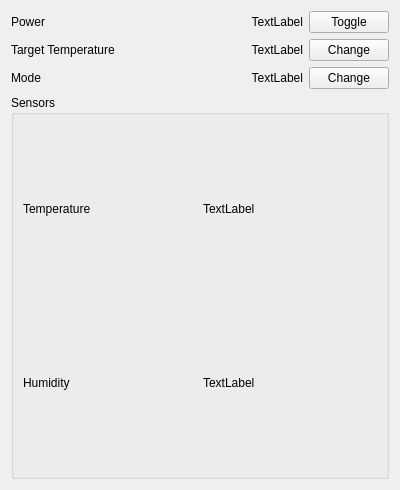
<?xml version="1.0" encoding="UTF-8"?>
<ui version="4.0">
 <class>AirconPage</class>
 <widget class="QWidget" name="AirconPage">
  <property name="windowModality">
   <enum>Qt::WindowModality::ApplicationModal</enum>
  </property>
  <property name="geometry">
   <rect>
    <x>0</x>
    <y>0</y>
    <width>400</width>
    <height>490</height>
   </rect>
  </property>
  <property name="windowTitle">
   <string>Form</string>
  </property>
  <layout class="QVBoxLayout" name="verticalLayout" stretch="0,0,0,1">
   <item>
    <layout class="QHBoxLayout" name="horizontalLayout">
     <item>
      <widget class="QLabel" name="label">
       <property name="text">
        <string>Power</string>
       </property>
      </widget>
     </item>
     <item>
      <widget class="QLabel" name="lblPower">
       <property name="text">
        <string>TextLabel</string>
       </property>
       <property name="alignment">
        <set>Qt::AlignmentFlag::AlignRight|Qt::AlignmentFlag::AlignTrailing|Qt::AlignmentFlag::AlignVCenter</set>
       </property>
      </widget>
     </item>
     <item>
      <widget class="QPushButton" name="btnPower">
       <property name="sizePolicy">
        <sizepolicy hsizetype="Maximum" vsizetype="Fixed">
         <horstretch>0</horstretch>
         <verstretch>0</verstretch>
        </sizepolicy>
       </property>
       <property name="text">
        <string>Toggle</string>
       </property>
      </widget>
     </item>
    </layout>
   </item>
   <item>
    <layout class="QHBoxLayout" name="horizontalLayout_2">
     <item>
      <widget class="QLabel" name="label_2">
       <property name="text">
        <string>Target Temperature</string>
       </property>
      </widget>
     </item>
     <item>
      <widget class="QLabel" name="lblTgtTemp">
       <property name="text">
        <string>TextLabel</string>
       </property>
       <property name="alignment">
        <set>Qt::AlignmentFlag::AlignRight|Qt::AlignmentFlag::AlignTrailing|Qt::AlignmentFlag::AlignVCenter</set>
       </property>
      </widget>
     </item>
     <item>
      <widget class="QPushButton" name="btnTgtTemp">
       <property name="sizePolicy">
        <sizepolicy hsizetype="Maximum" vsizetype="Fixed">
         <horstretch>0</horstretch>
         <verstretch>0</verstretch>
        </sizepolicy>
       </property>
       <property name="text">
        <string>Change</string>
       </property>
      </widget>
     </item>
    </layout>
   </item>
   <item>
    <layout class="QHBoxLayout" name="horizontalLayout_3">
     <item>
      <widget class="QLabel" name="label_3">
       <property name="text">
        <string>Mode</string>
       </property>
      </widget>
     </item>
     <item>
      <widget class="QLabel" name="lblMode">
       <property name="text">
        <string>TextLabel</string>
       </property>
       <property name="alignment">
        <set>Qt::AlignmentFlag::AlignRight|Qt::AlignmentFlag::AlignTrailing|Qt::AlignmentFlag::AlignVCenter</set>
       </property>
      </widget>
     </item>
     <item>
      <widget class="QPushButton" name="btnMode">
       <property name="sizePolicy">
        <sizepolicy hsizetype="Maximum" vsizetype="Fixed">
         <horstretch>0</horstretch>
         <verstretch>0</verstretch>
        </sizepolicy>
       </property>
       <property name="text">
        <string>Change</string>
       </property>
      </widget>
     </item>
    </layout>
   </item>
   <item>
    <widget class="QGroupBox" name="groupBox">
     <property name="title">
      <string>Sensors</string>
     </property>
     <layout class="QVBoxLayout" name="verticalLayout_2">
      <item>
       <layout class="QHBoxLayout" name="horizontalLayout_5">
        <item>
         <widget class="QLabel" name="label_4">
          <property name="text">
           <string>Temperature</string>
          </property>
         </widget>
        </item>
        <item>
         <widget class="QLabel" name="lblTemp">
          <property name="text">
           <string>TextLabel</string>
          </property>
         </widget>
        </item>
       </layout>
      </item>
      <item>
       <layout class="QHBoxLayout" name="horizontalLayout_4">
        <item>
         <widget class="QLabel" name="label_5">
          <property name="text">
           <string>Humidity</string>
          </property>
         </widget>
        </item>
        <item>
         <widget class="QLabel" name="lblHumidity">
          <property name="text">
           <string>TextLabel</string>
          </property>
         </widget>
        </item>
       </layout>
      </item>
     </layout>
    </widget>
   </item>
  </layout>
 </widget>
 <resources/>
 <connections/>
</ui>
